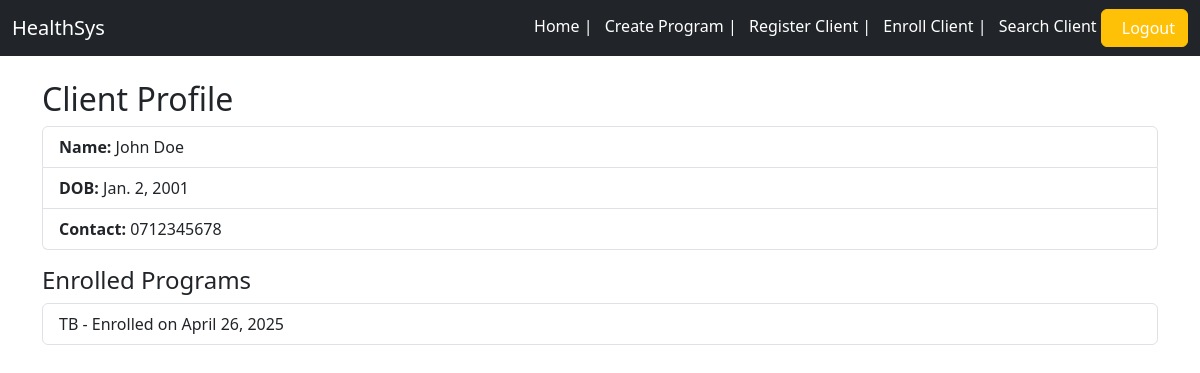
/client/profile/2/ (signed in), run on the app's committed database.
### core/models.py (models this page shows, shortened)
class Client(models.Model):
    first_name = models.CharField(max_length=50)
    last_name = models.CharField(max_length=50)
    dob = models.DateField()
    contact = models.CharField(max_length=100)

class Enrollment(models.Model):
    client = models.ForeignKey(Client, on_delete=models.CASCADE)
    program = models.ForeignKey(HealthPrograme, on_delete=models.CASCADE)
    date_enrolled = models.DateField(auto_now_add=True)

class HealthPrograme(models.Model):
    name = models.CharField(max_length=100)

### core/views.py (the view)
# urls.py: path('client/profile/<int:pk>/', views.client_profile, name='client_profile'),
@login_required
def client_profile(request, pk):
    client = get_object_or_404(Client, pk=pk)
    enrollments = Enrollment.objects.filter(client=client)
    return render(request, 'client_profile.html', {'client': client, 'enrollments': enrollments} )

### core/templates/client_profile.html
{% extends 'base.html' %}
{% block content %}
<h2>Client Profile</h2>
<ul class="list-group mb-3">
  <li class="list-group-item"><strong>Name:</strong> {{ client.first_name }} {{ client.last_name }}</li>
  <li class="list-group-item"><strong>DOB:</strong> {{ client.dob }}</li>
  <li class="list-group-item"><strong>Contact:</strong> {{ client.contact }}</li>
</ul>
<h4>Enrolled Programs</h4>
<ul class="list-group">
  {% for enrollment in enrollments %}
    <li class="list-group-item">
      {{ enrollment.program.name }} - Enrolled on {{ enrollment.date_enrolled }}
    </li>
  {% empty %}
    <li class="list-group-item">No programs enrolled.</li>
  {% endfor %}
</ul>
{% endblock %}

### data on the page
Client: first_name "John", last_name "Doe", dob "Jan. 2, 2001", contact "0712345678"
Enrollment: program.name "TB", date_enrolled "April 26, 2025"
